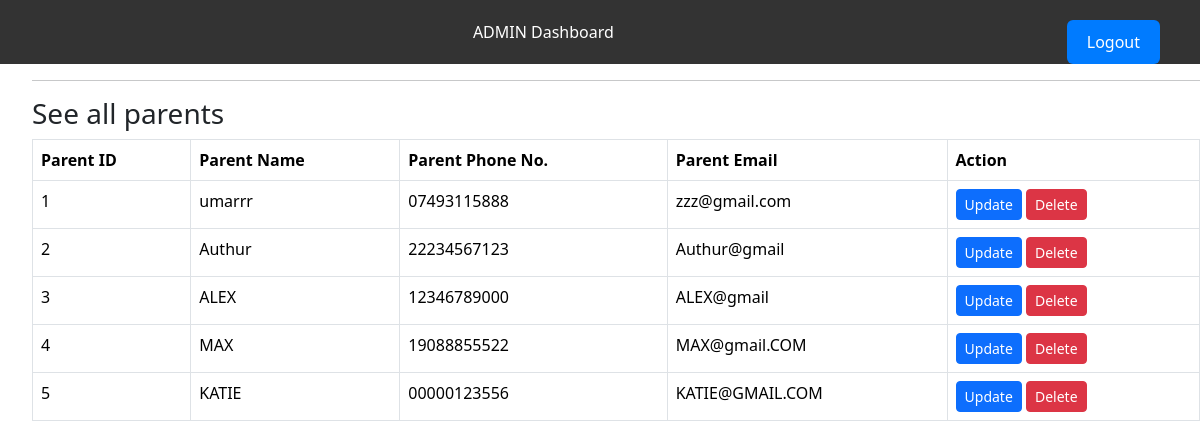
The page /php/seesparent.php on the database its author committed.
### tables this page shows
CREATE TABLE `Parents` (
  `ParentID` int UNSIGNED NOT NULL,
  `ParentName` varchar(50) NOT NULL,
  `ParentPhoneNumber` varchar(12) NOT NULL,
  `ParentEmailAddress` varchar(100) NOT NULL,
  `Address` varchar(100) NOT NULL,
  `Gender` varchar(10) NOT NULL
);

### php/seesparent.php (the view, shortened to what this page needs)
<?php
$servername = "localhost";
$username = "root";
$password = "password";
$dbname = "RISHTON";
$link = mysqli_connect($servername, $username, $password, $dbname);
?>
<!DOCTYPE html>
<html lang="en">
<head>
    <link rel="stylesheet" type="text/css" href="css/admin.css">
    <link href="https://cdn.jsdelivr.net/npm/bootstrap@5.3.3/dist/css/bootstrap.min.css" rel="stylesheet">
</head>
<body>
    <header class="header">
        <a href="#" id="toggle-nav">ADMIN Dashboard</a>
        <div class="logout">
            <a href="logout.php" class="btn btn-primary">Logout</a>
        </div>
    </header>
    <ul>
    <hr>
    <h3>See all parents</h3>
    <table class="table table-bordered">
        <thead>
            <tr>
                <th>Parent ID</th>
                <th>Parent Name</th>
                <th>Parent Phone No.</th>
                <th>Parent Email</th>
                <th>Action</th>
            </tr>
        </thead>
        <tbody>
            <?php
            $sql = mysqli_query($link, "SELECT ParentID, ParentName, ParentPhoneNumber, ParentEmailAddress FROM Parents");
            while ($row = mysqli_fetch_assoc($sql)) {
                echo "
                <tr>
                    <td>{$row['ParentID']}</td>
                    <td>{$row['ParentName']}</td>
                    <td>{$row['ParentPhoneNumber']}</td>
                    <td>{$row['ParentEmailAddress']}</td>
                    <td>
                        <a href='updateparent.php?ParentID={$row['ParentID']}' class='btn btn-primary btn-sm'>Update</a>
                        <a href='deleteparent.php?ParentID={$row['ParentID']}' class='btn btn-danger btn-sm' onclick='return confirm(\"Are you sure you want to delete this parent?\")'>Delete</a>
                    </td>
                </tr>";
            }
            ?>
        </tbody>
    </table>
</body>
</html>

### php/css/admin.css (style rules this page uses)
* { margin: 0; padding: 0; box-sizing: border-box; }
body { font-family: Arial, sans-serif; background-color: #f0f0f0; }
.header { background-color: #333; color: #fff; padding: 20px; text-align: center; }
.header a { color: #fff; text-decoration: none; }
.logout { float: right; margin-right: 20px; }
.logout a { background-color: #007bff; color: #fff; border: none; padding: 10px 20px; font-size: 16px; cursor: pointer; }

### rows shown on the page
parents: ParentID "1", ParentName "umarrr", ParentPhoneNumber "07493115888", ParentEmailAddress "zzz@gmail.com"
parents: ParentID "2", ParentName "Authur", ParentPhoneNumber "22234567123", ParentEmailAddress "Authur@gmail"
parents: ParentID "3", ParentName "ALEX", ParentPhoneNumber "12346789000", ParentEmailAddress "ALEX@gmail"
parents: ParentID "4", ParentName "MAX", ParentPhoneNumber "19088855522", ParentEmailAddress "MAX@gmail.COM"
parents: ParentID "5", ParentName "KATIE", ParentPhoneNumber "00000123556", ParentEmailAddress "KATIE@GMAIL.COM"
